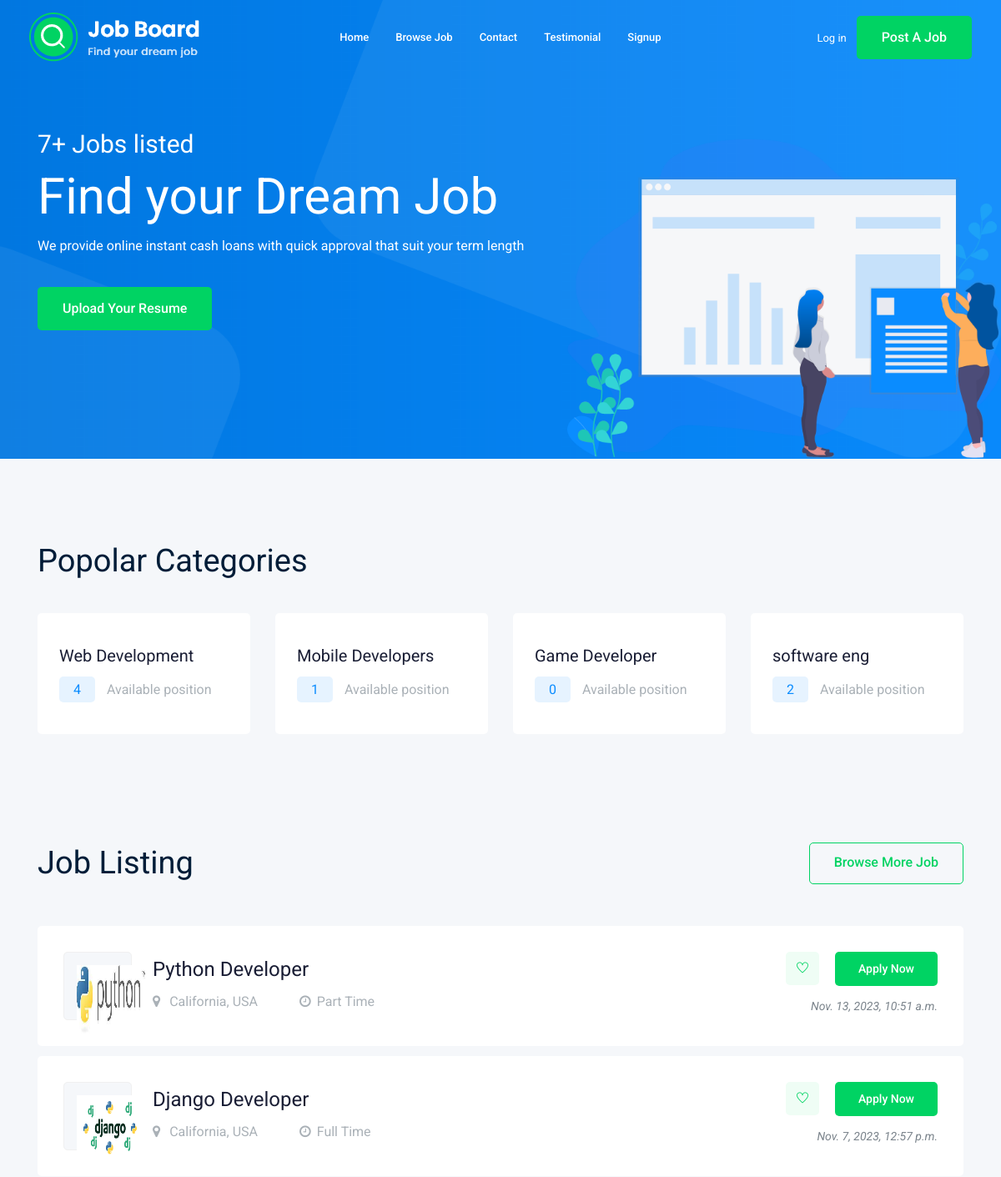
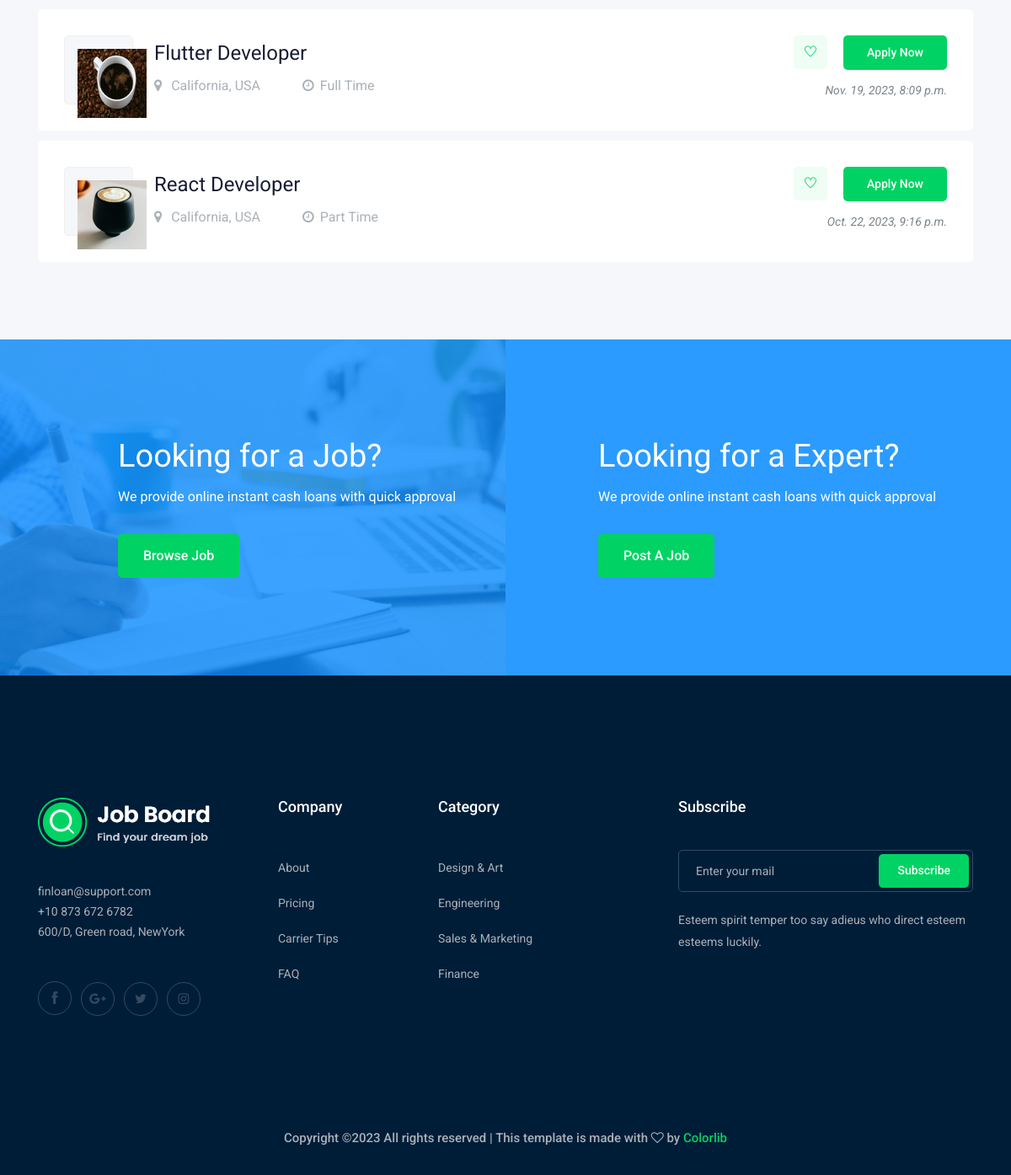
The page / on the database its author committed (2 pictures, top to bottom).
### jobb/models.py (models this page shows, shortened)
class Category(models.Model):
    name = models.CharField(max_length=25)

class Job(models.Model):
    owner = models.ForeignKey(User, related_name='job_owner',on_delete=models.CASCADE)
    title = models.CharField(max_length=100)
    job_type = models.CharField(max_length=15,choices=JOB_TYPE)
    description = models.TextField(max_length=1000)
    published_at = models.DateTimeField(auto_now=True)
    vacancy = models.IntegerField(default=1)
    salary = models.IntegerField(default=0)
    experience = models.IntegerField(default=1)
    category = models.ForeignKey('Category',on_delete=models.CASCADE, related_name='jobs')
    image = models.ImageField(upload_to=image_upload)
    slug = models.SlugField(blank=True,null=True)

### home/views.py (the view)
# urls.py: path('',views.home,name="home"),
def home(request):
    numOfjob = Job.objects.count()
    category = Category.objects.all()
    categories_with_job_counts = Category.objects.annotate(job_count=Count('jobs'))
    combined_data = [{'category': cat, 'job_count': count} for cat, count in zip(category, categories_with_job_counts)]
    first_four_jobs = Job.objects.all()[:4]
    context = {'numOfjob':numOfjob,'combined_data':combined_data,'first_four_jobs':first_four_jobs}
    return render(request,"home/home.html",context)

### home/templates/home/home.html
{% extends 'base.html' %}
{% load static %}
{% block body %}
    <div class="slider_area">
        <div class="single_slider  d-flex align-items-center slider_bg_1">
            <div class="container">
                <div class="row align-items-center">
                    <div class="col-lg-7 col-md-6">
                        <div class="slider_text">
                            <h5 class="wow fadeInLeft" data-wow-duration="1s" data-wow-delay=".2s">{{numOfjob}}+ Jobs listed</h5>
                            <h3 class="wow fadeInLeft" data-wow-duration="1s" data-wow-delay=".3s">Find your Dream Job</h3>
                            <p class="wow fadeInLeft" data-wow-duration="1s" data-wow-delay=".4s">We provide online instant cash loans with quick approval that suit your term length</p>
                            <div class="sldier_btn wow fadeInLeft" data-wow-duration="1s" data-wow-delay=".5s">
                                <a href="{% url 'jobs:job_list' %}" class="boxed-btn3">Upload your Resume</a>
                            </div>
                        </div>
                    </div>
                </div>
            </div>
        </div>
        <div class="ilstration_img wow fadeInRight d-none d-lg-block text-right" data-wow-duration="1s" data-wow-delay=".2s">
            <img src="img/banner/illustration.png" alt="">
        </div>
    </div>
    <div class="popular_catagory_area">
        <div class="container">
            <div class="row">
                <div class="col-lg-12">
                    <div class="section_title mb-40">
                        <h3>Popolar Categories</h3>
                    </div>
                </div>
            </div>
            <div class="row">
                {% for i in combined_data %}
                <div class="col-lg-4 col-xl-3 col-md-6">
                    <div class="single_catagory">
                        <a href="#"><h4>{{i.category.name}}</h4></a>
                        <p> <span>{{i.job_count.job_count}}</span> Available position</p>
                    </div>
                </div>
                {% endfor %}
            </div>
        </div>
    </div>
    <div class="job_listing_area">
        <div class="container">
            <div class="row align-items-center">
                <div class="col-lg-6">
                    <div class="section_title">
                        <h3>Job Listing</h3>
                    </div>
                </div>
                <div class="col-lg-6">
                    <div class="brouse_job text-right">
                        <a href="{% url 'jobs:job_list' %}" class="boxed-btn4">Browse More Job</a>
                    </div>
                </div>
            </div>
            <div class="job_lists">
                <div class="row">
                    {% for job in first_four_jobs %}
                    <div class="col-lg-12 col-md-12">
                        <div class="single_jobs white-bg d-flex justify-content-between">
                            <div class="jobs_left d-flex align-items-center">
                                <div class="thumb">
                                    <img src="{{job.image.url}}" alt="" width="82" height="82">
                                </div>
                                <div class="jobs_conetent">
                                    <a href="{% url 'jobs:job_detail' job.slug %}"><h4>{{job.title}}</h4></a>
                                    <div class="links_locat d-flex align-items-center">
                                        <div class="location">
                                            <p> <i class="fa fa-map-marker"></i> California, USA</p>
                                        </div>
                                        <div class="location">
                                            <p> <i class="fa fa-clock-o"></i>{{job.job_type}}</p>
                                        </div>
                                    </div>
                                </div>
                            </div>
                            <div class="jobs_right">
                                <div class="apply_now">
                                    <a class="heart_mark" href="#"> <i class="ti-heart"></i> </a>
                                    <a href="{% url 'jobs:job_detail' job.slug %}" class="boxed-btn3">Apply Now</a>
                                </div>
                                <div class="date">
                                    <p>{{job.published_at}}</p>
                                </div>
                            </div>
                        </div>
                    </div>
                    {% endfor %}
                </div>
            </div>
        </div>
    </div>
    <div class="job_searcing_wrap overlay">
        <div class="container">
            <div class="row">
                <div class="col-lg-5 offset-lg-1 col-md-6">
                    <div class="searching_text">
                        <h3>Looking for a Job?</h3>
                        <p>We provide online instant cash loans with quick approval </p>
                        <a href="{% url 'jobs:job_list' %}" class="boxed-btn3">Browse Job</a>
                    </div>
                </div>
                <div class="col-lg-5 offset-lg-1 col-md-6">
                    <div class="searching_text">
                        <h3>Looking for a Expert?</h3>
                        <p>We provide online instant cash loans with quick approval </p>
                        <a href="{% url 'jobs:add_job' %}" class="boxed-btn3">Post a Job</a>
                    </div>
                </div>
            </div>
        </div>
    </div>
  {% endblock body %}

### rows shown on the page
Category: category.name "Web Development", job_count.job_count "4"
Category: category.name "Mobile Developers", job_count.job_count "1"
Category: category.name "Game Developer", job_count.job_count "0"
Category: category.name "software eng", job_count.job_count "2"
Job: image (picture), title "Python Developer", job_type "Part Time", published_at "Nov. 13, 2023, 10:51 a.m."
Job: image (picture), title "Django Developer", job_type "Full Time", published_at "Nov. 7, 2023, 12:57 p.m."
Job: image (picture), title "Flutter Developer", job_type "Full Time", published_at "Nov. 19, 2023, 8:09 p.m."
Job: image (picture), title "React Developer", job_type "Part Time", published_at "Oct. 22, 2023, 9:16 p.m."

### other values the page prints
{{ numOfjob }} "7"
